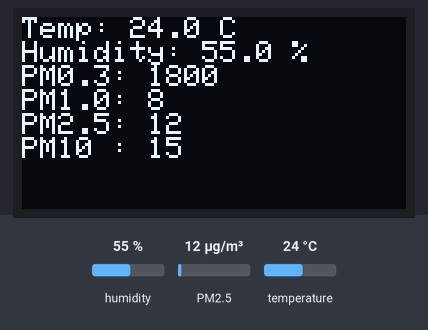
Simulated run of this sketch. Board: ESP32. Parts: 128×64 one-colour display. The inputs (shaded band) are chosen by the test bench; at power-on: humidity 55 %, PM2.5 12 µg/m³, temperature 24 °C. WiFi joins after 1.5 s; servers stay silent unless stated; uploads are accepted with an empty reply; what the sketch prints to the serial monitor is not drawn.

Above: at 2.7 s.
2.8 s: humidity set to 22 %
At 13.0 s:
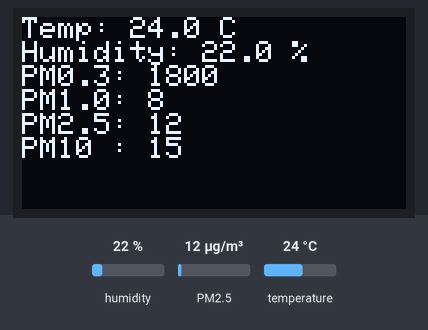
13.4 s: PM2.5 set to 6 µg/m³
At 22.7 s:
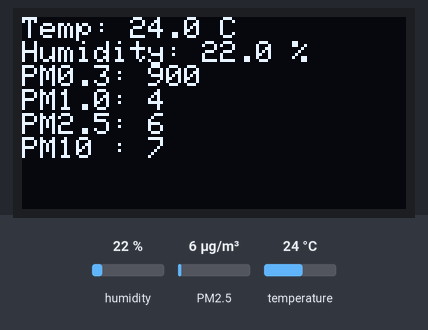
23.7 s: temperature set to 12 °C
At 33.6 s:
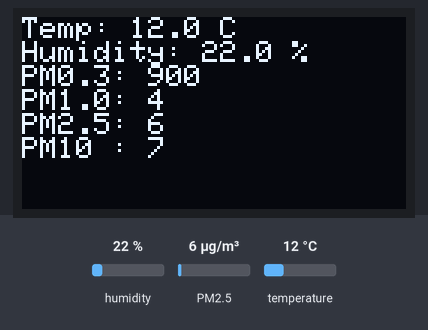
34.1 s: humidity set to 40 %
At 43.3 s:
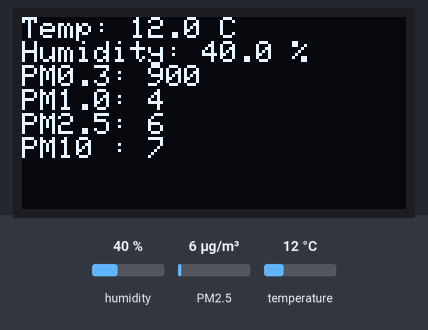
44.4 s: PM2.5 set to 75 µg/m³
At 54.2 s:
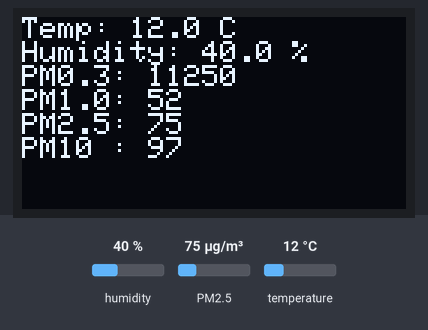
Timing chart, 0 to 55.7 s (numbered marks = the images above; inputs shaded):
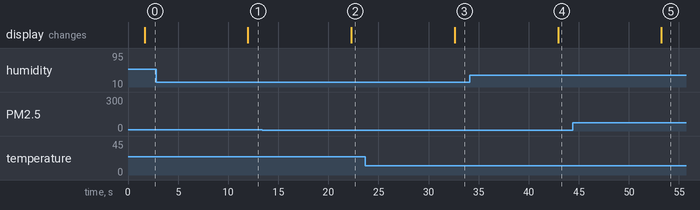

The sketch:

4googleForm.ino
```cpp
#include <Wire.h>
#include <Adafruit_GFX.h>
#include <Adafruit_SSD1306.h>
#include <Adafruit_AHTX0.h>
#include <Adafruit_PM25AQI.h>
#include <WiFi.h>
#include <HTTPClient.h>

// WiFi credentials
#define WIFI_SSID "XXXXX"
#define WIFI_PASSWORD "XXXXX"
#define FORM_URL "https://docs.google.com/forms/d/e/INSERTYOURSXXXXX/formResponse?usp=pp_url&"

// OLED setup
#define SCREEN_WIDTH 128
#define SCREEN_HEIGHT 64
Adafruit_SSD1306 display(SCREEN_WIDTH, SCREEN_HEIGHT, &Wire, -1);

// AHT20 (Temp & Humidity)
Adafruit_AHTX0 aht;

// PMSA003I
#include <SoftwareSerial.h>
SoftwareSerial pmSerial(16, 17); // RX, TX
Adafruit_PM25AQI aqi = Adafruit_PM25AQI();

// Variables to store sensor data
float temperature = 0;
float humidity = 0;
uint16_t pm03 = 0, pm10 = 0, pm25 = 0, pm100 = 0;

void setup() {
  Serial.begin(115200);

  // OLED
  if (!display.begin(SSD1306_SWITCHCAPVCC, 0x3C)) {
    Serial.println(F("SSD1306 allocation failed"));
    while (1);
  }
  display.clearDisplay();
  display.setTextSize(1);
  display.setTextColor(SSD1306_WHITE);

  // WiFi
  WiFi.begin(WIFI_SSID, WIFI_PASSWORD);
  Serial.print("Connecting to WiFi");
  while (WiFi.status() != WL_CONNECTED) {
    delay(500); Serial.print(".");
  }
  Serial.println("\nWiFi connected.");

  // AHT Sensor
  if (!aht.begin()) {
    Serial.println("AHT not found");
    while (1) delay(10);
  }

  // PMS Sensor
  pmSerial.begin(9600);
  if (!aqi.begin_UART(&pmSerial)) {
    Serial.println("Could not find PM sensor!");
    while (1) delay(10);
  }
}

void loop() {
  sensors_event_t humidityEvent, tempEvent;
  aht.getEvent(&humidityEvent, &tempEvent);
  temperature = tempEvent.temperature;
  humidity = humidityEvent.relative_humidity;

  PM25_AQI_Data data;
  if (aqi.read(&data)) {
    pm03 = data.particles_03um;
    pm10 = data.pm10_standard;
    pm25 = data.pm25_standard;
    pm100 = data.pm100_standard;
  } else {
    Serial.println("Failed to read PM sensor");
    return;
  }

  // Serial Monitor Output
  Serial.println("========== SENSOR DATA ==========");
  Serial.printf("Temperature: %.2f °C\n", temperature);
  Serial.printf("Humidity: %.2f %%\n", humidity);
  Serial.printf("PM0.3: %u #/0.1L\n", pm03);
  Serial.printf("PM1.0: %u µg/m³\n", pm10);
  Serial.printf("PM2.5: %u µg/m³\n", pm25);
  Serial.printf("PM10 : %u µg/m³\n", pm100);
  Serial.println("=================================");

  // OLED Output
  display.clearDisplay();
  display.setCursor(0, 0);
  display.printf("Temp: %.1f C\n", temperature);
  display.printf("Humidity: %.1f %%\n", humidity);
  display.printf("PM0.3: %u\n", pm03);
  display.printf("PM1.0: %u\n", pm10);
  display.printf("PM2.5: %u\n", pm25);
  display.printf("PM10 : %u\n", pm100);
  display.display();

  // Send to Google Form (Update Your Number)
  if (WiFi.status() == WL_CONNECTED) {
    HTTPClient http;
    String postData = "entry.1468817812=" + String(temperature) +
                      "&entry.1496521866=" + String(humidity) +
                      "&entry.1637395709=" + String(pm03) +
                      "&entry.1843721027=" + String(pm10) +
                      "&entry.882263007=" + String(pm25) +
                      "&entry.806421355=" + String(pm100);  // replace these with your correct Google Form field IDs

    http.begin(FORM_URL);
    http.addHeader("Content-Type", "application/x-www-form-urlencoded");
    int response = http.POST(postData);

    if (response == 200) {
      Serial.println("Google Form: Data submitted successfully!");
    } else {
      Serial.print("Google Form Error: ");
      Serial.println(response);
    }
    http.end();
  }

  delay(10000); // 10s delay between readings
}
```

Measured:
- after the input at 2.8 s, the display: changes after 9.2 s (image 1)
- after the input at 13.4 s, the display: changes after 8.9 s (image 2)
- after the input at 23.7 s, the display: changes after 8.9 s (image 3)
- after the input at 34.1 s, the display: changes after 8.8 s (image 4)
- after the input at 44.4 s, the display: changes after 8.8 s (image 5)
